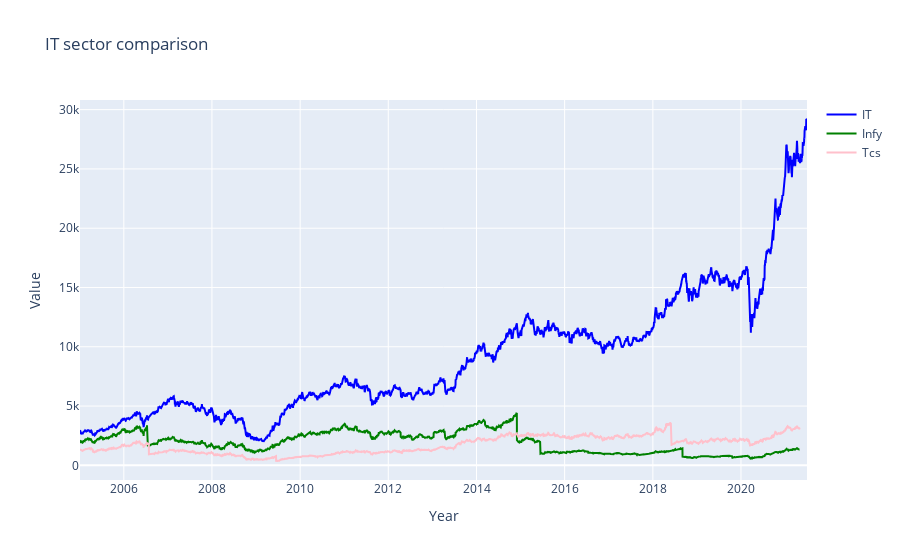

Notebook code for this chart:
### Markdown cell above
### TCS and INFY vs NIFTY IT(Benchmark)

### Code cell
infy_df = pd.read_csv("../datasets/companies/INFY.csv")
start = infy_df[infy_df['Date']=='2005-01-03'].index[0]
infy_df = infy_df[start:]

tcs_df = pd.read_csv("../datasets/companies/TCS.csv")
start = tcs_df[tcs_df['Date']=='2005-01-03'].index[0]
tcs_df = tcs_df[start:]



fig = go.Figure()
        

fig.add_trace(go.Scatter(
         x=niftyIT_df['Date'],
         y=niftyIT_df['Close'],
        name='IT',
        line=dict(color='blue'),
    opacity=1))        

fig.add_trace(go.Scatter(
         x=infy_df['Date'],
         y=infy_df['Close'],
        name='Infy',
        line=dict(color='green'),
    opacity=1))

fig.add_trace(go.Scatter(
         x=tcs_df['Date'],
         y=tcs_df['Close'],
        name='Tcs',
        line=dict(color='pink'),
    opacity=1))
    
fig.update_layout(title_text="IT sector comparison", xaxis_title = 'Year', yaxis_title='Value')

fig.show()

### Figure 1 — Plotly figure (JSON) as saved in the notebook; plotly's stock layout.template omitted (floating-point values rounded to 4 significant figures; data arrays with more than 128 entries replaced by an {"elided": "..."} marker saying what was removed)
{"data": [{"line": {"color": "blue"}, "name": "IT", "opacity": 1, "type": "scatter", "x": {"elided": "4092 str values"}, "y": {"elided": "4092 float values"}}, {"line": {"color": "green"}, "name": "Infy", "opacity": 1, "type": "scatter", "x": {"elided": "4049 str values"}, "y": {"elided": "4049 float values"}}, {"line": {"color": "pink"}, "name": "Tcs", "opacity": 1, "type": "scatter", "x": {"elided": "4049 str values"}, "y": {"elided": "4049 float values"}}], "layout": {"title": {"text": "IT sector comparison"}, "xaxis": {"title": {"text": "Year"}}, "yaxis": {"title": {"text": "Value"}}}}
